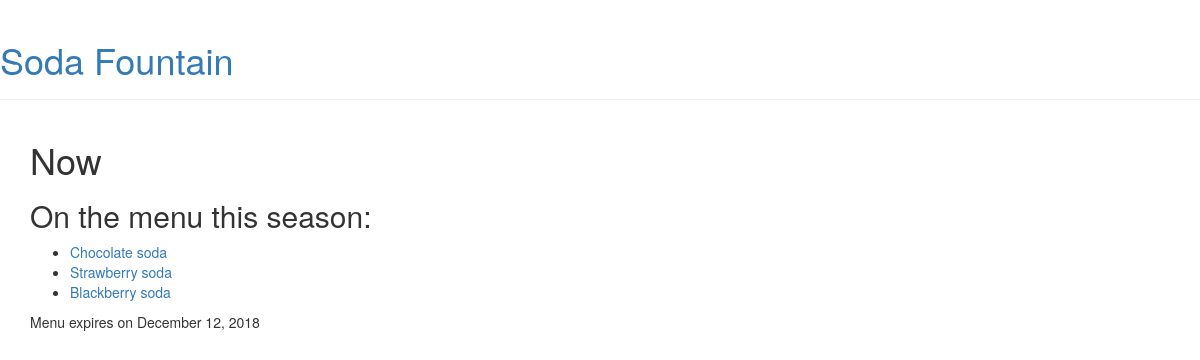
Screenshot of /menu/508/ with the database file from the repository.
### menu/models.py (models this page shows, shortened)
class Menu(models.Model):
    season = models.CharField(max_length=20)
    items = models.ManyToManyField('Item', related_name='items')
    created_date = models.DateTimeField(
            default=timezone.now)
    expiration_date = models.DateTimeField(
            blank=True, null=True)

class Item(models.Model):
    name = models.CharField(max_length=200)
    description = models.TextField()
    chef = models.ForeignKey('auth.User', on_delete=models.CASCADE)
    created_date = models.DateTimeField(
            default=timezone.now)
    standard = models.BooleanField(default=False)
    ingredients = models.ManyToManyField('Ingredient',
                                         related_name='ingredients')
    def __str__(self):
        return self.name

### menu/views.py (the view)
# urls.py: url(r'^menu/(?P<pk>\d+)/$', views.menu_detail, name='menu_detail'),
def menu_detail(request, pk):
    menu = get_object_or_404(models.Menu, pk=pk)
    return render(request, 'menu/menu_detail.html', {'menu': menu})

### menu/templates/menu/menu_detail.html (shortened to what this page needs)
{% extends "layout.html" %}
{% block content %}
<div class="row">
    <div class="col-md-8">
        <div class="post">
            <h1>
                {{ menu.season }}
            </h1>
            <h2>On the menu this season:</h2>
            <ul>
                {% for item in menu.items.all %}
                    <li><a href="{% url 'menu:item_detail' pk=item.pk %}">{{ item }}</a></li>
                {% endfor %}
            </ul>
            {% if menu.expiration_date %}
                <div class="date">
                    Menu expires on {{ menu.expiration_date|date:"F j, Y" }}
                </div>
            {% endif %}
        </div>
    </div>
</div>
{% endblock %}

### rows the page displays
Menu: season "Now", expiration_date "December 12, 2018"
Item: name "Chocolate soda"
Item: name "Strawberry soda"
Item: name "Blackberry soda"
